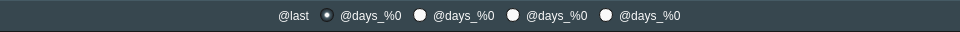
  <widget class="QFrame" name="frame_filters">
   <property name="geometry">
    <rect>
     <x>0</x>
     <y>258</y>
     <width>960</width>
     <height>32</height>
    </rect>
   </property>
   <property name="minimumSize">
    <size>
     <width>960</width>
     <height>32</height>
    </size>
   </property>
   <property name="maximumSize">
    <size>
     <width>960</width>
     <height>32</height>
    </size>
   </property>
   <property name="styleSheet">
    <string notr="true">.QFrame {
    background-color: #37474f;
    border-top: 1px solid #455a64;
    border-bottom: 1px solid #191919;
}

QAbstractButton, QLabel {
    background-color: transparent;
    border: none;
    font: 13px &quot;Open Sans Semibold&quot;;
    color: #fafafa;
}

QAbstractButton::indicator {
    min-width: 14px;
    min-height: 14px;
    max-width: 14px;
    max-height: 14px;
    border: 1px solid #191919;
    border-radius: 7px;
    background-color: #fafafa;
}

QAbstractButton::indicator:checked {
background-color: qradialgradient(spread:pad, cx:0.5, cy:0.5, radius:0.5, fx:0.5, fy:0.5, stop:0 rgba(255, 255, 255, 255), stop:0.244009 rgba(251, 251, 251, 251), stop:0.48366 rgba(69, 90, 100, 255), stop:1 rgba(34, 42, 48, 255));
}

QAbstractButton::indicator:checked:pressed {
background-color: qradialgradient(spread:pad, cx:0.5, cy:0.5, radius:0.5, fx:0.5, fy:0.5, stop:0 rgba(255, 255, 255, 255), stop:0.112069 rgba(255, 255, 255, 255), stop:0.340517 rgba(69, 90, 100, 255), stop:1 rgba(34, 42, 48, 255));
}

QAbstractButton::indicator:!checked:pressed {
    
	background-color: qradialgradient(spread:pad, cx:0.5, cy:0.5, radius:0.5, fx:0.5, fy:0.5, stop:0 rgba(255, 255, 255, 255), stop:0.701389 rgba(69, 90, 100, 255), stop:1 rgba(34, 42, 48, 255));
}</string>
   </property>
   <property name="frameShape">
    <enum>QFrame::StyledPanel</enum>
   </property>
   <property name="frameShadow">
    <enum>QFrame::Raised</enum>
   </property>
   <layout class="QHBoxLayout" name="horizontalLayout">
    <property name="spacing">
     <number>10</number>
    </property>
    <property name="leftMargin">
     <number>50</number>
    </property>
    <property name="topMargin">
     <number>5</number>
    </property>
    <property name="rightMargin">
     <number>50</number>
    </property>
    <property name="bottomMargin">
     <number>5</number>
    </property>
    <item>
     <spacer name="horizontalSpacer">
      <property name="orientation">
       <enum>Qt::Horizontal</enum>
      </property>
      <property name="sizeHint" stdset="0">
       <size>
        <width>40</width>
        <height>20</height>
       </size>
      </property>
     </spacer>
    </item>
    <item alignment="Qt::AlignHCenter|Qt::AlignVCenter">
     <widget class="QLabel" name="msg_filterPrefix">
      <property name="styleSheet">
       <string notr="true"/>
      </property>
      <property name="text">
       <string>@last</string>
      </property>
     </widget>
    </item>
    <item alignment="Qt::AlignHCenter|Qt::AlignVCenter">
     <widget class="QRadioButton" name="bttn_filterDays_0">
      <property name="text">
       <string>@days_%0</string>
      </property>
      <property name="checked">
       <bool>true</bool>
      </property>
      <attribute name="buttonGroup">
       <string notr="true">bttnGrp_daysFilters</string>
      </attribute>
     </widget>
    </item>
    <item alignment="Qt::AlignHCenter|Qt::AlignVCenter">
     <widget class="QRadioButton" name="bttn_filterDays_1">
      <property name="text">
       <string>@days_%0</string>
      </property>
      <property name="checked">
       <bool>false</bool>
      </property>
      <attribute name="buttonGroup">
       <string notr="true">bttnGrp_daysFilters</string>
      </attribute>
     </widget>
    </item>
    <item alignment="Qt::AlignHCenter|Qt::AlignVCenter">
     <widget class="QRadioButton" name="bttn_filterDays_2">
      <property name="text">
       <string>@days_%0</string>
      </property>
      <property name="checked">
       <bool>false</bool>
      </property>
      <attribute name="buttonGroup">
       <string notr="true">bttnGrp_daysFilters</string>
      </attribute>
     </widget>
    </item>
    <item alignment="Qt::AlignHCenter|Qt::AlignVCenter">
     <widget class="QRadioButton" name="bttn_filterDays_3">
      <property name="text">
       <string>@days_%0</string>
      </property>
      <property name="checked">
       <bool>false</bool>
      </property>
      <attribute name="buttonGroup">
       <string notr="true">bttnGrp_daysFilters</string>
      </attribute>
     </widget>
    </item>
    <item>
     <spacer name="horizontalSpacer_2">
      <property name="orientation">
       <enum>Qt::Horizontal</enum>
      </property>
      <property name="sizeHint" stdset="0">
       <size>
        <width>40</width>
        <height>20</height>
       </size>
      </property>
     </spacer>
    </item>
   </layout>
  </widget>
